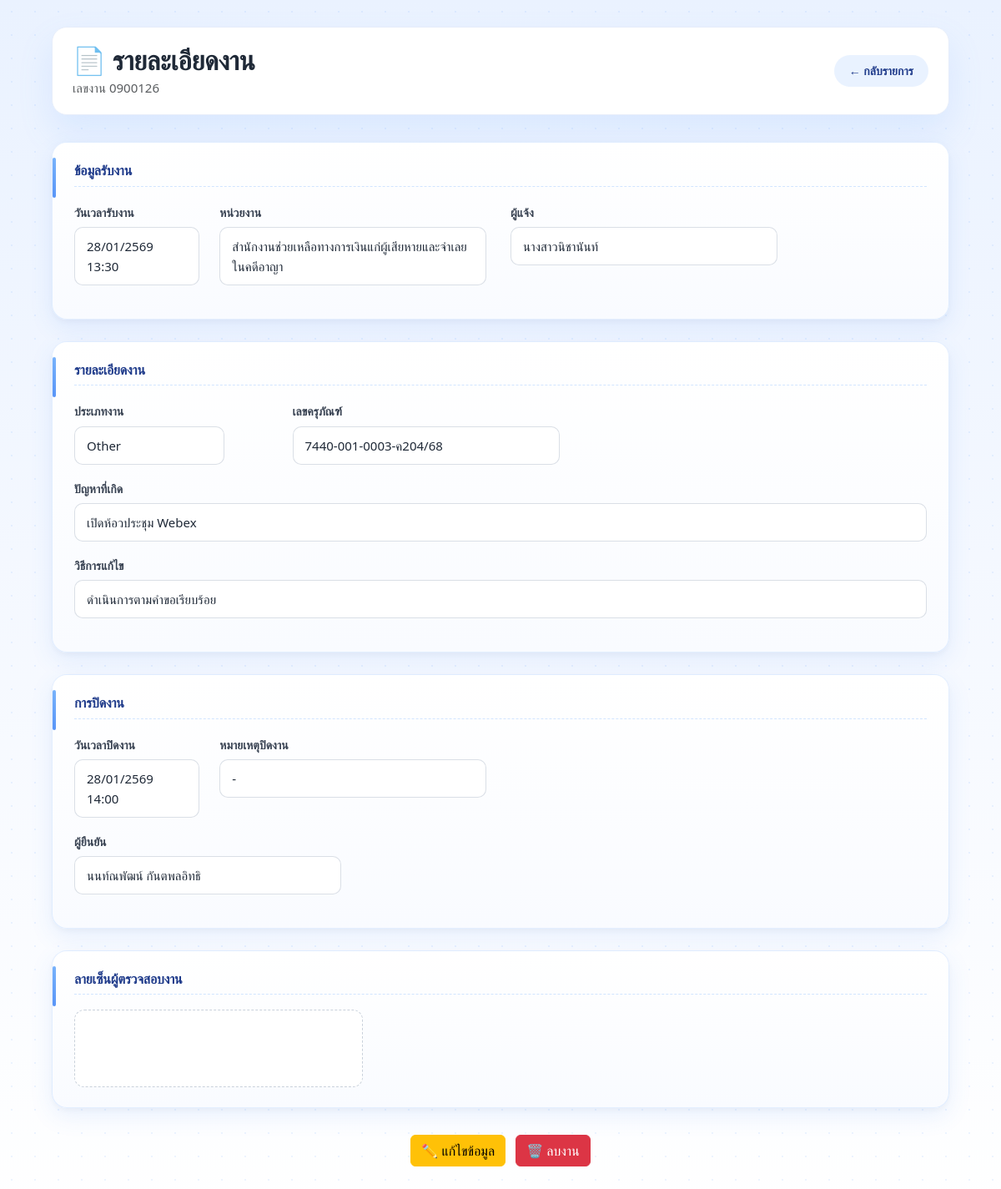
Screenshot of /view/107 with the database file from the repository.
### tables this page shows
CREATE TABLE reports (
            id INTEGER PRIMARY KEY AUTOINCREMENT,
            work_no TEXT UNIQUE,
            receive_datetime TEXT,
            department TEXT,
            reporter TEXT,
            job_type TEXT,
            asset_no TEXT,
            problem TEXT,
            solution TEXT,
            completed_datetime TEXT,
            close_note TEXT,
            confirm_name TEXT,
            signature TEXT,
            created_at TEXT
        );

CREATE TABLE departments (
    id INTEGER PRIMARY KEY AUTOINCREMENT,
    short_name TEXT NOT NULL,
    full_name TEXT NOT NULL,
    active INTEGER DEFAULT 1
);

### app.py (the view)
@app.route("/view/<int:report_id>")
def view_report(report_id):
    conn = sqlite3.connect(DB_NAME)
    cursor = conn.cursor()
    cursor.execute(
        """
        SELECT
            id,
            work_no,
            receive_datetime,
            department,
            reporter,
            job_type,
            asset_no,
            problem,
            solution,
            completed_datetime,
            close_note,
            confirm_name,
            signature
        FROM reports
        WHERE id=?
    """,
        (report_id,),
    )
    r = cursor.fetchone()
    conn.close()
    if not r:
        return "ไม่พบข้อมูลงาน", 404
    data = {
        "id": r[0],
        "work_no": r[1],
        "receive_datetime": format_date_th(r[2]),
        "department": get_department_full(r[3]),
        "reporter": r[4],
        "job_type": r[5],
        "asset_no": r[6],
        "problem": r[7],
        "solution": r[8],
        "completed_datetime": format_date_th(r[9]),
        "close_note": r[10],
        "confirm_name": r[11],
        "signature": os.path.basename(r[12]) if r[12] else None,
    }
    return render_template("view.html", data=data)

### app.py (called while the page is built)
def get_db():
    conn = sqlite3.connect("report.db")
    conn.row_factory = sqlite3.Row
    return conn

def get_department_full(code):
    conn = get_db()
    cur = conn.cursor()
    cur.execute(
        "SELECT full_name FROM departments WHERE short_name = ?",
        (code,)
    )
    row = cur.fetchone()
    conn.close()
    return row[0] if row else code

def format_date_th(date_str):
    if not date_str:
        return ""
    try:
        dt = datetime.strptime(date_str, "%Y-%m-%d %H:%M")
        year_be = dt.year + 543
        return f"{dt.day:02d}/{dt.month:02d}/{year_be} {dt.strftime('%H:%M')}"
    except:
        return ""

### templates/view.html (shortened to what this page needs)
<!DOCTYPE html>
<html lang="th">
<head>
    <link href="https://cdn.jsdelivr.net/npm/bootstrap@5.3.2/dist/css/bootstrap.min.css" rel="stylesheet">
    <link rel="stylesheet" href="/static/theme.css">
</head>
<body>
<div class="container">
    <div class="report-header">
        <div>
            <h2>📄 รายละเอียดงาน</h2>
            <div class="text-muted">
                เลขงาน {{ data.work_no }}
            </div>
        </div>
        <a href="/list" class="btn-back">
            ← กลับรายการ
        </a>
    </div>
    <div class="section-box">
        <h5>ข้อมูลรับงาน</h5>
        <div class="row">
            <div class="col-md-2 mb-3">
                <label>วันเวลารับงาน</label>
                <div class="value input-sm">
                    {{ data.receive_datetime }}
                </div>
            </div>
            <div class="col-md-4 mb-3">
                <label>หน่วยงาน</label>
                <div class="value input-md">
                    {{ data.department }}
                </div>
            </div>
            <div class="col-md-4 mb-3">
                <label>ผู้แจ้ง</label>
                <div class="value input-md">
                    {{ data.reporter }}
                </div>
            </div>
        </div>
    </div>
    <div class="section-box">
        <h5>รายละเอียดงาน</h5>
        <div class="row">
            <div class="col-md-3 mb-3">
                <label>ประเภทงาน</label>
                <div class="value input-sm">
                    {{ data.job_type }}
                </div>
            </div>
            <div class="col-md-5 mb-3">
                <label>เลขครุภัณฑ์</label>
                <div class="value input-md">
                    {{ data.asset_no if data.asset_no else "-" }}
                </div>
            </div>
        </div>
        <div class="mb-3">
            <label>ปัญหาที่เกิด</label>
            <div class="value input-lg">
                {{ data.problem }}
            </div>
        </div>
        <div class="mb-3">
            <label>วิธีการแก้ไข</label>
            <div class="value input-lg">
                {{ data.solution }}
            </div>
        </div>
    </div>
    <div class="section-box">
        <h5>การปิดงาน</h5>
        <div class="row">
            <div class="col-md-2 mb-3">
                <label>วันเวลาปิดงาน</label>
                <div class="value input-sm">
                    {{ data.completed_datetime if data.completed_datetime else "-" }}
                </div>
            </div>
            <div class="col-md-6 mb-3">
                <label>หมายเหตุปิดงาน</label>
                <div class="value input-md">
                    {{ data.close_note if data.close_note else "-" }}
                </div>
            </div>
        </div>
        <div class="mb-3">
            <label>ผู้ยืนยัน</label>
            <div class="value input-md">
                {{ data.confirm_name if data.confirm_name else "-" }}
            </div>
        </div>
    </div>
    <div class="section-box">
        <h5>ลายเซ็นผู้ตรวจสอบงาน</h5>
        {% if data.signature %}
            <div class="signature-box">
                <img src="/static/signatures/{{ data.signature }}?v={{ data.id }}"
                     alt="ลายเซ็น"
                     style="max-width:320px;">
            </div>
        {% else %}
            <div class="value value-muted input-md">
                ไม่มีลายเซ็น
            </div>
        {% endif %}
    </div>
    <div class="submit-wrapper">
        <a href="/edit/{{ data.id }}" class="btn btn-warning me-2">
            ✏️ แก้ไขข้อมูล
        </a>
        <form action="/delete/{{ data.id }}"
              method="post"
              style="display:inline;"
              onsubmit="return confirm('⚠️ ต้องการลบงานนี้ถาวร ใช่หรือไม่?');">
            <button type="submit" class="btn btn-danger">
                🗑️ ลบงาน
            </button>
        </form>
    </div>
</div>
</body>
</html>

### static/theme.css (style rules this page uses)
:root { --primary: #6CA8FF; --bg: #F5F9FF; --card: #FFFFFF; --border: #E6EDFA; --text-main: #1F2937; --text-muted: #94A3B8; }
body { background-color: var(--bg); color: var(--text-main); font-family: "Segoe UI", Tahoma, sans-serif; }
.section-box { background: linear-gradient( 180deg, #ffffff 0%, #f9fbff 100% ) !important; border-radius: 18px !important; border: 1px solid rgba(108,168,255,0.18) !important; box-shadow: 0 10px 28px rgba(59,130,246,0.10), 0 3px 8px rgba(0,0,0,0.04) !important; padding: 24px 26px !important; }
.btn-back { display: inline-flex; align-items: center; gap: 6px; padding: 8px 18px; border-radius: 999px; background: rgba(108,168,255,0.15); color: #1e3a8a; font-weight: 600; font-size: 14px; text-decoration: none; transition: background 0.25s ease, transform 0.25s ease, box-shadow 0.25s ease; }
.report-header { display: flex; justify-content: space-between; align-items: center; background: #ffffff; padding: 20px 24px; border-radius: 18px; border: 1px solid var(--border); box-shadow: 0 20px 40px rgba(108,168,255,0.15); margin-bottom: 32px; }
.input-sm { max-width: 180px; }
.input-md { max-width: 320px; }
.input-lg { max-width: 100%; }
.value { background: #ffffff; border: 1px solid rgba(148,163,184,0.35); border-radius: 10px; padding: 10px 14px; min-height: 42px; display: flex; align-items: center; }
body { background: linear-gradient( 180deg, #eaf2ff 0%, #f4f8ff 45%, #ffffff 100% ); min-height: 100vh; font-size: 15px; line-height: 1.6; color: #1f2937; }
body::before { content: ""; position: fixed; inset: 0; background-image: radial-gradient(rgba(108,168,255,0.12) 1px, transparent 1px); background-size: 28px 28px; pointer-events: none; z-index: -1; }
.container { max-width: 1100px; padding-top: 32px; padding-bottom: 48px; }
.report-header h2 { font-weight: 700; letter-spacing: -0.3px; margin-bottom: 2px; }
.section-box { background: #ffffff; border-radius: 16px; padding: 24px 24px 24px 28px; margin-bottom: 26px; border: 1px solid var(--border); position: relative; box-shadow: 0 14px 30px rgba(108,168,255,0.12); transition: all .2s ease; }
.section-box::before { content: ""; position: absolute; left: 0; top: 16px; bottom: 16px; width: 4px; background: var(--primary); border-radius: 4px; }
.section-box h5 { color: var(--primary); font-size: 16px; letter-spacing: -0.2px; padding-bottom: 8px; margin-bottom: 16px; border-bottom: 1px dashed rgba(108,168,255,0.3); }
.section-box::before { content: ""; position: absolute; top: 18px; left: 0; width: 4px; height: 48px; border-radius: 4px; background: linear-gradient( 180deg, #60a5fa, #3b82f6 ); opacity: 0.85; }
.section-box h5 { font-weight: 600; margin-bottom: 18px; display: flex; align-items: center; gap: 8px; color: #1e3a8a; }
label { font-weight: 600; font-size: 14px; color: #374151; margin-bottom: 6px; }
.btn { transition: all .2s ease; }
.submit-wrapper { text-align: center; margin: 32px 0; }
.section-box { background: #ffffff; border-radius: 16px; padding: 24px; transition: transform 0.35s cubic-bezier(0.22, 1, 0.36, 1), box-shadow 0.35s ease, border-color 0.35s ease; border: 1px solid rgba(0,0,0,0.04); position: relative; }
.section-box { overflow: visible !important; }
.report-header, .section-box { position: relative; z-index: 1; }
.section-box, .card, .table-box { background: linear-gradient( 180deg, #ffffff 0%, #f9fbff 100% ); border-radius: 18px; border: 1px solid rgba(108, 168, 255, 0.18); box-shadow: 0 18px 40px rgba(59, 130, 246, 0.12); }
body { font-family: "Prompt", "Segoe UI", Tahoma, sans-serif; }

### templates/view.html (style rules this page uses)
.input-sm { max-width: 180px; }
.input-md { max-width: 320px; }
.input-lg { max-width: 100%; }
.value { background: #ffffff; border: 1px solid rgba(148,163,184,0.35); border-radius: 10px; padding: 10px 14px; min-height: 42px; display: flex; align-items: center; }
.signature-box { background: #ffffff; border: 1px dashed rgba(148,163,184,0.5); border-radius: 12px; padding: 12px; display: inline-block; }

### rows the page displays
reports: work_no "0900126", reporter "นางสาวนิชานันท์", job_type "Other", asset_no "7440-001-0003-ค204/68", problem "เปิดห้อวประชุม Webex", solution "ดำเนินการตามคำขอเรียบร้อย", confirm_name "นนท์ณพัฒน์ กันตพลอิทธิ", signature (picture)
departments: department "สำนักงานช่วยเหลือทางการเงินแก่ผู้เสียหายและจำเลยในคดีอาญา"

### other values shown
{{ data.receive_datetime }} "28/01/2569 13:30"
{{ data.completed_datetime if data.completed_datetime else "-" }} "28/01/2569 14:00"
{{ data.close_note if data.close_note else "-" }} "-"
